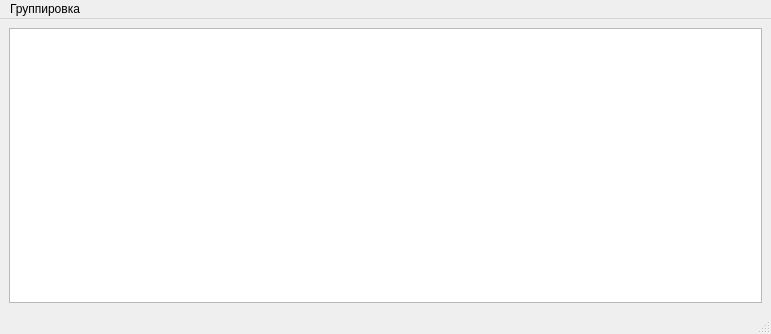
<?xml version="1.0" encoding="UTF-8"?>
<ui version="4.0">
 <class>MainWindow</class>
 <widget class="QMainWindow" name="MainWindow">
  <property name="geometry">
   <rect>
    <x>0</x>
    <y>0</y>
    <width>771</width>
    <height>334</height>
   </rect>
  </property>
  <property name="windowTitle">
   <string>MainWindow</string>
  </property>
  <widget class="QWidget" name="centralwidget">
   <layout class="QGridLayout" name="gridLayout">
    <item row="0" column="0">
     <widget class="QSplitter" name="splitter">
      <property name="orientation">
       <enum>Qt::Horizontal</enum>
      </property>
      <widget class="QTreeView" name="folderTreeView">
       <property name="verticalScrollBarPolicy">
        <enum>Qt::ScrollBarAsNeeded</enum>
       </property>
       <property name="horizontalScrollBarPolicy">
        <enum>Qt::ScrollBarAsNeeded</enum>
       </property>
      </widget>
     </widget>
    </item>
   </layout>
  </widget>
  <widget class="QMenuBar" name="menubar">
   <property name="geometry">
    <rect>
     <x>0</x>
     <y>0</y>
     <width>771</width>
     <height>23</height>
    </rect>
   </property>
   <widget class="QMenu" name="strategyChoose">
    <property name="title">
     <string>Группировка</string>
    </property>
    <addaction name="folder"/>
    <addaction name="fileType"/>
   </widget>
   <addaction name="strategyChoose"/>
  </widget>
  <widget class="QStatusBar" name="statusbar"/>
  <action name="folder">
   <property name="text">
    <string>По элементам</string>
   </property>
  </action>
  <action name="fileType">
   <property name="text">
    <string>По типам</string>
   </property>
  </action>
 </widget>
 <resources/>
 <connections/>
</ui>
